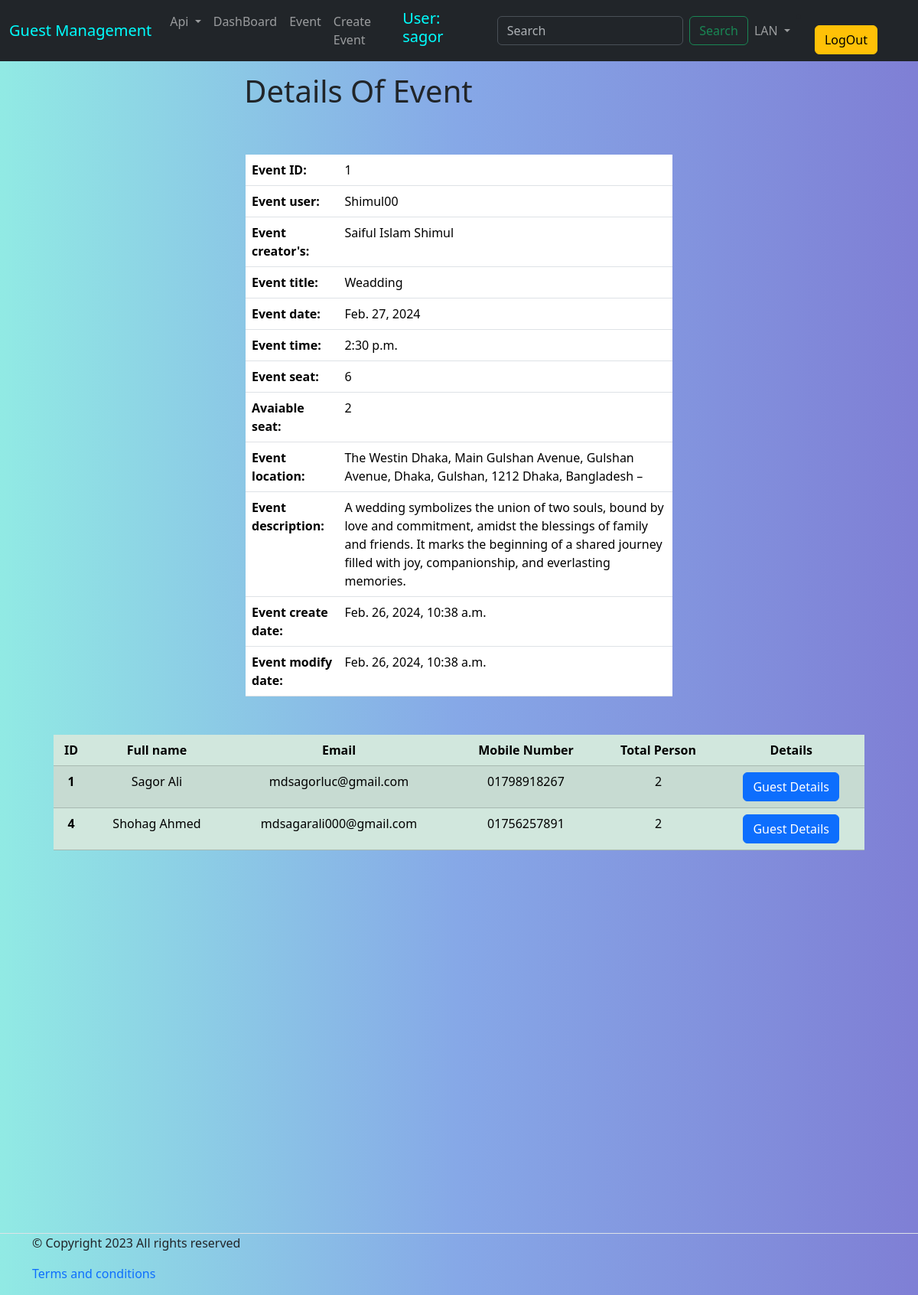
Page /event/event_details/1/ (signed in) on the committed database.
### API_authentication/models.py (models this page shows, shortened)
class User(AbstractUser):
    username          = models.CharField(max_length=150, null=True)
    email             = models.EmailField(unique=True)
    is_active         = models.BooleanField(default=False)
    is_verified       = models.BooleanField(default=False)
    verification_otp  = models.CharField(max_length=6 , null=True, blank=True)
    USERNAME_FIELD = 'email'
    REQUIRED_FIELDS = ['username']
    objects = UserManager()
    def __str__(self):
        return str(self.username)

### event/models.py (models this page shows, shortened)
class CreateEvent(models.Model):
    eventUser        = models.ForeignKey(User, on_delete=models.CASCADE, blank=True, related_name='user')
    eventOwnerName   = models.CharField(max_length= 25, blank=False, unique=True)
    eventTitle       = models.CharField(max_length= 200, blank=False)
    eventDate        = models.DateField(blank= False)
    eventTime        = models.TimeField(blank= False)
    totalSeat        = models.IntegerField(blank= False)
    eventLocation    = models.CharField(max_length= 250, blank= False)
    eventDescription = models.TextField(blank= False)
    token_numbers    = models.ManyToManyField('MultipleToken', related_name='tokens')
    token_verified   = models.BooleanField(default=False)
    eventCreatedDate = models.DateTimeField(auto_now_add= True, null=True)
    eventModifyDate  = models.DateTimeField(auto_now= True)
    class Meta:
        verbose_name = 'Create Event'
        verbose_name_plural = 'Create Events'
        ordering = ['id']

class EventRegistration(models.Model):
    userE       = models.ForeignKey(User, on_delete=models.CASCADE, default=False, related_name='registration')
    event       = models.ForeignKey(CreateEvent, on_delete=models.CASCADE, blank=True, related_name='event')
    firstName   = models.CharField(max_length=25, blank=False)
    lastName    = models.CharField(max_length= 25, blank=False)
    email       = models.EmailField(max_length= 50, blank=False)
    friendName  = models.CharField(max_length=50, blank=True)
    friendEmail = models.EmailField(max_length=100, blank=True)
    phoneNumber = models.CharField(max_length=14, blank=False)
    totalPerson = models.IntegerField(blank=False)
    token_num   = models.CharField(max_length=21, unique=True, null=False)
    createDate  = models.DateTimeField(auto_now_add= True, null=True)
    modifyDate  = models.DateTimeField(auto_now= True)
    class Meta:
        verbose_name = 'Event Registration'
        verbose_name_plural = 'Event Registrations'
        ordering = ['id']

### event/views.py (the view)
# urls.py: path('event_details/<int:id>/', event_details, name="event_details"),
@login_required
def event_details(request, id=None):
    event = get_object_or_404(CreateEvent, id=id)
    guests = EventRegistration.objects.filter(event= event)
    total_person = sum(guest.totalPerson for guest in guests)
    total_seat = event.totalSeat
    if total_person <= total_seat:
        available_seat = total_seat - total_person
    context =  {
        'event': event,
        'guests': guests,
        'available_seat' : available_seat,
        }
    return render(request, 'event_details.html', context)

### event/templates/event_details.html (shortened to what this page needs)
{% extends 'base.html' %}
{% load i18n %}
{% block body %}
<div class='container'>
  <h1 id="moving-title" style="width: 53%; margin: auto;text-align: left; padding: 15px; font-size: 40px">
    Details Of Event
 </h1>
 <br>
    <table class="table" style="width:50%; margin:auto; margin-top: 20px; margin-bottom: 10px;">
      <tbody>
          <tr>
              <th scope="row">Event ID:</th>
              <td>{{event.id}}</td>
          </tr>
          <tr>
              <th scope="row">Event user:</th>
              <td>{{event.eventUser}}</td>
          </tr>
          <tr>
              <th scope="row">Event creator's:</th>
              <td>{{event.eventOwnerName}}</td>
          </tr>
          <tr>
              <th scope="row">Event title:</th>
              <td>{{event.eventTitle}}</td>
          </tr>
          <tr>
            <th scope="row">Event date: </th>
            <td>{{event.eventDate}}</td>
          </tr>
          <tr>
            <th scope="row">Event time:</th>
            <td>{{event.eventTime}}</td>
          </tr>
          <tr>
            <th scope="row">Event seat:</th>
            <td>{{event.totalSeat}}</td>
          </tr>
          <tr>
            <th scope="row">Avaiable seat:</th>
            {% if available_seat <= 0 %}
            <td>{{available_seat}} <span style="color:red;">(Full)</span></td>
            {% else %}
            <td>{{available_seat}}</td>
            {% endif %}
          </tr>
          <tr>
            <th scope="row">Event location:</th>
            <td>{{event.eventLocation}}</td>
          </tr>
          <tr>
            <th scope="row">Event description:</th>
            <td>{{event.eventDescription}}</td>
          </tr>
          <tr>
            <th scope="row">Event create date:</th>
            <td>{{event.eventCreatedDate}}</td>
          </tr>
          <tr>
            <th scope="row">Event modify date:</th>
            <td>{{event.eventModifyDate}}</td>
          </tr>
      </tbody>
  </table>
    <table class="table table-success table-striped" style="width:95%; margin: auto; text-align: center; margin-top: 50px;">
        <thead>
          <tr>
            <th scope="col">ID</th>
            <th scope="col">Full name</th>
            <th scope="col">Email</th>
            <th scope="col">Mobile Number</th>
            <th scope="col">Total Person</th>
            <th scope="col">Details</th>
          </tr>
        </thead>
        <tbody>
        {% for gst in guests %}
          <tr>
            <th scope="row">{{gst.id}}</th>
            <td> {{gst.firstName}} {{gst.lastName}}</td>
            <td> {{gst.email}} </td>
            <td> {{gst.phoneNumber}} </td>
            <td> {{gst.totalPerson}} </td>
            <td> <a href="{% url "guest_details" gst.id %}" class="btn btn-primary">Guest Details</a> </td>
          </tr>
        {% endfor %}
        </tbody>
      </table>
</div>
{% endblock body %}

### templates/base.html (shortened to what this page needs)
<!DOCTYPE html>
{% load static %}
{% load i18n %}
<html lang="en" dir={% trans "dir" %}>
<head>
  <link href="https://cdn.jsdelivr.net/npm/bootstrap@5.3.1/dist/css/bootstrap.min.css" rel="stylesheet">
  <link rel="stylesheet" href="{% static "css/message_style.css" %}">
  <link rel="stylesheet" href="{% static "css/style.css" %}">
  <link rel="stylesheet" href="{% static "css/popup_style.css" %}">
</head>
<body>
  {% if request.user.is_authenticated %}
    <nav class="navbar navbar-expand-lg bg-dark" data-bs-theme="dark">
      <div class="container-fluid">
        <a class="navbar-brand " href="#" style="color: aqua">
          Guest Management
        </a>
        <div class="collapse navbar-collapse" id="navbarSupportedContent">
          <ul class="navbar-nav me-auto mb-2 mb-lg-0">
            <li class="nav-item dropdown">
              <a class="nav-link dropdown-toggle" href="#" id="navbarDropdown" role="button" data-bs-toggle="dropdown" aria-expanded="false">
                Api
              </a>
            </li>
            <li class="nav-item">
              <a class="nav-link" href="{% url "dashboard" %}">DashBoard</a>
            </li>
            <li class="nav-item">
              <a class="nav-link" href="{% url "home" %}">Event</a>
            </li>
            <li class="nav-item">
              <a class="nav-link" href="{% url "create_event" %}">Create Event</a>
            </li>
          </ul>
          <h5 style="color:aqua;margin-right: 20px;">User: {{user.username}}</h5>
          <form class="d-flex" role="search" action="{% url "search" %}" method="GET">
            <input class="form-control me-2" name="keyword" type="search" placeholder="Search" aria-label="Search">
            <button class="btn btn-outline-success" type="submit">Search</button>
          </form>
        <div class="dropdown me-auto">
          {% get_current_language as CURRENT_LANGUAGE %}
          {% get_available_languages as AVAILABLE_LANGUAGES %}
          {% get_language_info_list for AVAILABLE_LANGUAGES as languages %}
          <ul class="navbar-nav me-auto mb-2 mb-lg-0">
            <li class="nav-item dropdown">
              <a class="nav-link dropdown-toggle" href="#" id="navbarDropdown" role="button" data-bs-toggle="dropdown" aria-expanded="false">
                LAN
              </a>
            </li>
          </ul>
        </div>
        <li class="nav-item">
            <a href="{% url "logout" %}" class="btn btn-warning mx-4">LogOut</a>
          </li>
        </div>
      </div>
    </nav>
  {% endif %}
{% block body %}
{% endblock body %}
  {% if request.user.is_authenticated %}
    <footer class="section-footer border-top padding-y" style="margin-top: 500px;">
      <div class="container">
        <p class="float-md-right">&copy Copyright 2023 All rights reserved</p>
        <p>
          <a href="#" style="text-decoration: None">Terms and conditions</a>
        </p>
      </div>
    </footer>
  {% endif %}
</body>
</html>

### static/css/style.css (style rules this page uses)
#moving-title { animation: moveRightToLeft 15s linear infinite; }
body, html { height: 100%; margin: 0; background: #7f7fd5; background: -webkit-linear-gradient(to right, #91eae4, #86a8e7, #7f7fd5); background: linear-gradient(to right, #91eae4, #86a8e7, #7f7fd5); }
.container { align-content: center; }

### rows in the picture
User: username "sagor"
CreateEvent: id "1", eventUser "Shimul00", eventOwnerName "Saiful Islam Shimul", eventTitle "Weadding", eventDate "Feb. 27, 2024", eventTime "2:30 p.m.", totalSeat "6", eventLocation "The Westin Dhaka, Main Gulshan Avenue, Gulshan Avenue, Dhaka, Gulshan, 1212 Dhaka, Bangladesh –", eventDescription "A wedding symbolizes the union of two souls, bound by love and commitment, amidst the blessings of family and friends. It marks the beginning of a shared journey filled with joy, companionship, and everlasting memories.", eventCreatedDate "Feb. 26, 2024, 10:38 a.m.", eventModifyDate "Feb. 26, 2024, 10:38 a.m."
EventRegistration: id "1", firstName "Sagor", lastName "Ali", email "mdsagorluc@gmail.com", phoneNumber "01798918267", totalPerson "2"
EventRegistration: id "4", firstName "Shohag", lastName "Ahmed", email "mdsagarali000@gmail.com", phoneNumber "01756257891", totalPerson "2"

### other values in the picture
{{ available_seat }} "2"
